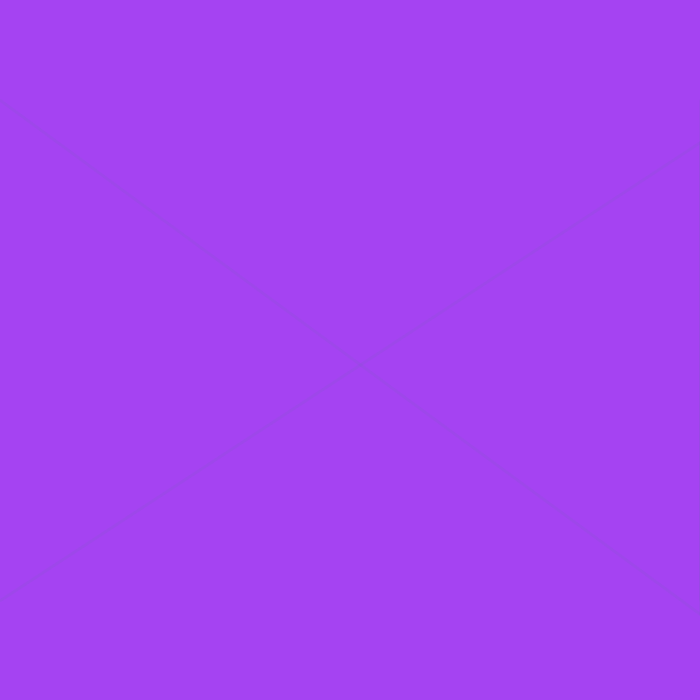
Frame 1 (no input)
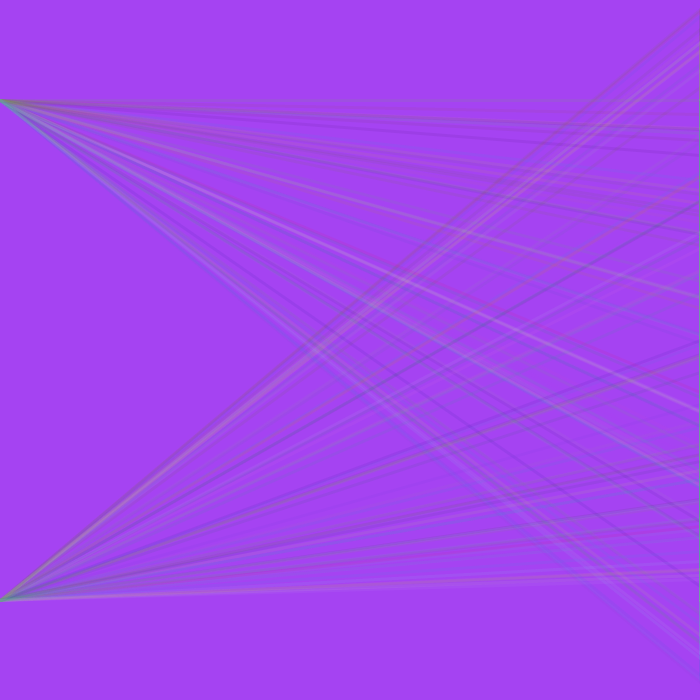
Frame 60 (the mouse pressed at the canvas centre just before this capture)
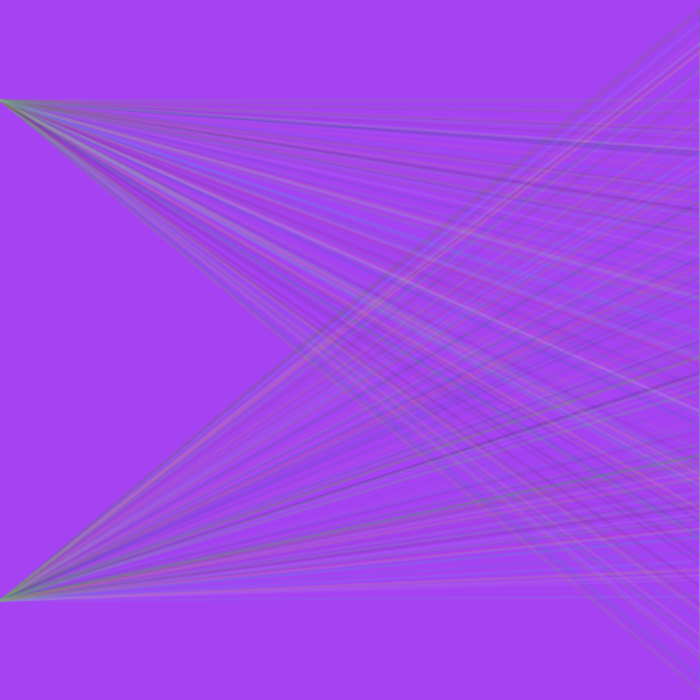
Frame 120 (the mouse held since frame 60 and released just before this capture)

The Processing sketch that drew these frames (run headless with seeded random() and noise(); from frame 60 on, the mouse is pressed at the canvas centre):

// Processing sketch: processing_4249
// ── processing_4249.pde

//Created by Stephen Wang
//Credit to Asier Del Rosal's Starful
//http://www.openprocessing.org/visuals/?visualID=635



void setup(){ 
   
size(700,700); 
smooth(); 
background(random(1,255),random(2,255),random(3,255),40); 
strokeWeight(3); 
} 
 
void draw(){ 
 
  float L1 = random(0,600); 
  float L2 = random(100,height); 
  
  stroke(random(0,255),random(0,255),random(0,255),20); 
  
  line(width,600,width,L1); 
  line(0,600,width,L1); 
  line(width,100,width,L2); 
  line(0,100,width,L2);
} 
 

 
